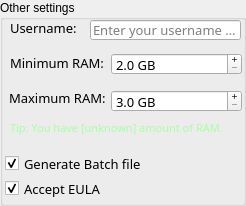
     <widget class="QGroupBox" name="groupBox_2">
      <property name="geometry">
       <rect>
        <x>235</x>
        <y>43</y>
        <width>246</width>
        <height>206</height>
       </rect>
      </property>
      <property name="title">
       <string>Other settings</string>
      </property>
      <widget class="QCheckBox" name="acceptEula">
       <property name="geometry">
        <rect>
         <x>5</x>
         <y>180</y>
         <width>96</width>
         <height>17</height>
        </rect>
       </property>
       <property name="font">
        <font>
         <family>Quicksand</family>
         <pointsize>10</pointsize>
        </font>
       </property>
       <property name="text">
        <string>Accept EULA</string>
       </property>
       <property name="checked">
        <bool>true</bool>
       </property>
       <property name="tristate">
        <bool>false</bool>
       </property>
      </widget>
      <widget class="QLabel" name="label_13">
       <property name="geometry">
        <rect>
         <x>10</x>
         <y>20</y>
         <width>71</width>
         <height>16</height>
        </rect>
       </property>
       <property name="font">
        <font>
         <family>Quicksand</family>
         <pointsize>10</pointsize>
        </font>
       </property>
       <property name="text">
        <string>Username:</string>
       </property>
      </widget>
      <widget class="QLineEdit" name="username">
       <property name="geometry">
        <rect>
         <x>90</x>
         <y>20</y>
         <width>151</width>
         <height>20</height>
        </rect>
       </property>
       <property name="font">
        <font>
         <family>Quicksand</family>
         <pointsize>10</pointsize>
        </font>
       </property>
       <property name="maxLength">
        <number>16</number>
       </property>
       <property name="placeholderText">
        <string>Enter your username here</string>
       </property>
      </widget>
      <widget class="QLabel" name="label_14">
       <property name="geometry">
        <rect>
         <x>10</x>
         <y>55</y>
         <width>96</width>
         <height>16</height>
        </rect>
       </property>
       <property name="font">
        <font>
         <family>Quicksand</family>
         <pointsize>10</pointsize>
        </font>
       </property>
       <property name="text">
        <string>Minimum RAM:</string>
       </property>
      </widget>
      <widget class="QDoubleSpinBox" name="minimumRAM">
       <property name="geometry">
        <rect>
         <x>111</x>
         <y>53</y>
         <width>131</width>
         <height>22</height>
        </rect>
       </property>
       <property name="font">
        <font>
         <family>Quicksand</family>
         <pointsize>10</pointsize>
        </font>
       </property>
       <property name="buttonSymbols">
        <enum>QAbstractSpinBox::PlusMinus</enum>
       </property>
       <property name="specialValueText">
        <string/>
       </property>
       <property name="correctionMode">
        <enum>QAbstractSpinBox::CorrectToNearestValue</enum>
       </property>
       <property name="suffix">
        <string> GB</string>
       </property>
       <property name="decimals">
        <number>1</number>
       </property>
       <property name="minimum">
        <double>2.000000000000000</double>
       </property>
       <property name="singleStep">
        <double>0.500000000000000</double>
       </property>
      </widget>
      <widget class="QLabel" name="label_15">
       <property name="geometry">
        <rect>
         <x>9</x>
         <y>90</y>
         <width>96</width>
         <height>16</height>
        </rect>
       </property>
       <property name="font">
        <font>
         <family>Quicksand</family>
         <pointsize>10</pointsize>
        </font>
       </property>
       <property name="text">
        <string>Maximum RAM:</string>
       </property>
      </widget>
      <widget class="QDoubleSpinBox" name="maximumRAM">
       <property name="geometry">
        <rect>
         <x>111</x>
         <y>90</y>
         <width>131</width>
         <height>22</height>
        </rect>
       </property>
       <property name="font">
        <font>
         <family>Quicksand</family>
         <pointsize>10</pointsize>
        </font>
       </property>
       <property name="buttonSymbols">
        <enum>QAbstractSpinBox::PlusMinus</enum>
       </property>
       <property name="specialValueText">
        <string/>
       </property>
       <property name="correctionMode">
        <enum>QAbstractSpinBox::CorrectToNearestValue</enum>
       </property>
       <property name="suffix">
        <string> GB</string>
       </property>
       <property name="decimals">
        <number>1</number>
       </property>
       <property name="minimum">
        <double>3.000000000000000</double>
       </property>
       <property name="singleStep">
        <double>0.500000000000000</double>
       </property>
      </widget>
      <widget class="QLabel" name="ramTip">
       <property name="geometry">
        <rect>
         <x>10</x>
         <y>120</y>
         <width>226</width>
         <height>16</height>
        </rect>
       </property>
       <property name="palette">
        <palette>
         <active>
          <colorrole role="WindowText">
           <brush brushstyle="SolidPattern">
            <color alpha="255">
             <red>167</red>
             <green>255</green>
             <blue>165</blue>
            </color>
           </brush>
          </colorrole>
          <colorrole role="Button">
           <brush brushstyle="SolidPattern">
            <color alpha="255">
             <red>60</red>
             <green>61</green>
             <blue>86</blue>
            </color>
           </brush>
          </colorrole>
          <colorrole role="Light">
           <brush brushstyle="SolidPattern">
            <color alpha="255">
             <red>12</red>
             <green>255</green>
             <blue>0</blue>
            </color>
           </brush>
          </colorrole>
          <colorrole role="Text">
           <brush brushstyle="SolidPattern">
            <color alpha="255">
             <red>167</red>
             <green>255</green>
             <blue>165</blue>
            </color>
           </brush>
          </colorrole>
          <colorrole role="ButtonText">
           <brush brushstyle="SolidPattern">
            <color alpha="255">
             <red>167</red>
             <green>255</green>
             <blue>165</blue>
            </color>
           </brush>
          </colorrole>
          <colorrole role="Base">
           <brush brushstyle="SolidPattern">
            <color alpha="255">
             <red>60</red>
             <green>61</green>
             <blue>86</blue>
            </color>
           </brush>
          </colorrole>
          <colorrole role="Window">
           <brush brushstyle="SolidPattern">
            <color alpha="255">
             <red>60</red>
             <green>61</green>
             <blue>86</blue>
            </color>
           </brush>
          </colorrole>
          <colorrole role="AlternateBase">
           <brush brushstyle="SolidPattern">
            <color alpha="255">
             <red>46</red>
             <green>51</green>
             <blue>80</blue>
            </color>
           </brush>
          </colorrole>
         </active>
         <inactive>
          <colorrole role="WindowText">
           <brush brushstyle="SolidPattern">
            <color alpha="255">
             <red>167</red>
             <green>255</green>
             <blue>165</blue>
            </color>
           </brush>
          </colorrole>
          <colorrole role="Button">
           <brush brushstyle="SolidPattern">
            <color alpha="255">
             <red>60</red>
             <green>61</green>
             <blue>86</blue>
            </color>
           </brush>
          </colorrole>
          <colorrole role="Light">
           <brush brushstyle="SolidPattern">
            <color alpha="255">
             <red>12</red>
             <green>255</green>
             <blue>0</blue>
            </color>
           </brush>
          </colorrole>
          <colorrole role="Text">
           <brush brushstyle="SolidPattern">
            <color alpha="255">
             <red>167</red>
             <green>255</green>
             <blue>165</blue>
            </color>
           </brush>
          </colorrole>
          <colorrole role="ButtonText">
           <brush brushstyle="SolidPattern">
            <color alpha="255">
             <red>167</red>
             <green>255</green>
             <blue>165</blue>
            </color>
           </brush>
          </colorrole>
          <colorrole role="Base">
           <brush brushstyle="SolidPattern">
            <color alpha="255">
             <red>60</red>
             <green>61</green>
             <blue>86</blue>
            </color>
           </brush>
          </colorrole>
          <colorrole role="Window">
           <brush brushstyle="SolidPattern">
            <color alpha="255">
             <red>60</red>
             <green>61</green>
             <blue>86</blue>
            </color>
           </brush>
          </colorrole>
          <colorrole role="AlternateBase">
           <brush brushstyle="SolidPattern">
            <color alpha="255">
             <red>46</red>
             <green>51</green>
             <blue>80</blue>
            </color>
           </brush>
          </colorrole>
         </inactive>
         <disabled>
          <colorrole role="WindowText">
           <brush brushstyle="SolidPattern">
            <color alpha="255">
             <red>167</red>
             <green>255</green>
             <blue>165</blue>
            </color>
           </brush>
          </colorrole>
          <colorrole role="Button">
           <brush brushstyle="SolidPattern">
            <color alpha="255">
             <red>60</red>
             <green>61</green>
             <blue>86</blue>
            </color>
           </brush>
          </colorrole>
          <colorrole role="Light">
           <brush brushstyle="SolidPattern">
            <color alpha="255">
             <red>12</red>
             <green>255</green>
             <blue>0</blue>
            </color>
           </brush>
          </colorrole>
          <colorrole role="Text">
           <brush brushstyle="SolidPattern">
            <color alpha="255">
             <red>167</red>
             <green>255</green>
             <blue>165</blue>
            </color>
           </brush>
          </colorrole>
          <colorrole role="ButtonText">
           <brush brushstyle="SolidPattern">
            <color alpha="255">
             <red>167</red>
             <green>255</green>
             <blue>165</blue>
            </color>
           </brush>
          </colorrole>
          <colorrole role="Base">
           <brush brushstyle="SolidPattern">
            <color alpha="255">
             <red>60</red>
             <green>61</green>
             <blue>86</blue>
            </color>
           </brush>
          </colorrole>
          <colorrole role="Window">
           <brush brushstyle="SolidPattern">
            <color alpha="255">
             <red>60</red>
             <green>61</green>
             <blue>86</blue>
            </color>
           </brush>
          </colorrole>
          <colorrole role="AlternateBase">
           <brush brushstyle="SolidPattern">
            <color alpha="255">
             <red>46</red>
             <green>51</green>
             <blue>80</blue>
            </color>
           </brush>
          </colorrole>
         </disabled>
        </palette>
       </property>
       <property name="font">
        <font>
         <family>Quicksand</family>
         <pointsize>8</pointsize>
        </font>
       </property>
       <property name="styleSheet">
        <string notr="true">color: rgb(167, 255, 165);</string>
       </property>
       <property name="text">
        <string>Tip: You have [unknown] amount of RAM.</string>
       </property>
       <property name="wordWrap">
        <bool>true</bool>
       </property>
      </widget>
      <widget class="QCheckBox" name="acceptEula_2">
       <property name="geometry">
        <rect>
         <x>5</x>
         <y>155</y>
         <width>141</width>
         <height>17</height>
        </rect>
       </property>
       <property name="font">
        <font>
         <family>Quicksand</family>
         <pointsize>10</pointsize>
        </font>
       </property>
       <property name="text">
        <string>Generate Batch file</string>
       </property>
       <property name="checked">
        <bool>true</bool>
       </property>
       <property name="tristate">
        <bool>false</bool>
       </property>
      </widget>
     </widget>
